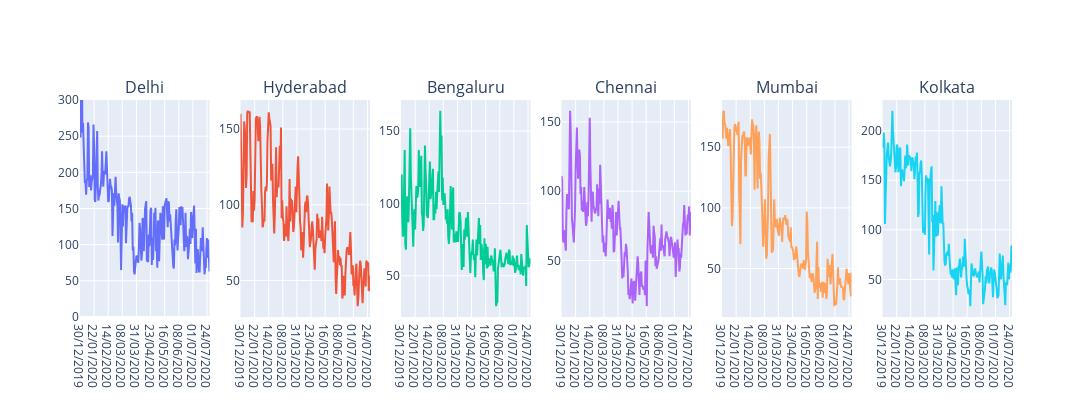

This figure's notebook cell:
### Markdown cell above
Lets generate PM 2.5 for all cities

### Code cell
city=['Delhi','Hyderabad','Bengaluru','Chennai','Mumbai','Kolkata']
p=[1,1,1,2,2,2]
h=[1,2,3,1,2,3]
fig = make_subplots(
rows=1, cols=6,
subplot_titles=("Delhi", "Hyderabad", "Bengaluru", "Chennai",'Mumbai','Kolkata'))
for l,i in enumerate(city):
    dff=df1[df1['City'].isin([i])]
    fig.add_trace(go.Scatter(x=dff['Date'], y=dff['median']),row=1, col=l+1)
fig.update_layout(height=400, width=2000,showlegend=False)
fig.update_layout(yaxis=dict(range=[0,300]))
fig.show()
fig.write_image(f'images/pm2.5_all_cities.png')

### Figure 1 — Plotly figure (JSON) as saved in the notebook; plotly's stock layout.template omitted (floating-point values rounded to 4 significant figures; data arrays with more than 128 entries replaced by an {"elided": "..."} marker saying what was removed)
{"data": [{"type": "scatter", "x": {"elided": "212 str values"}, "xaxis": "x", "y": {"elided": "212 int values"}, "yaxis": "y"}, {"type": "scatter", "x": {"elided": "212 str values"}, "xaxis": "x2", "y": {"elided": "212 int values"}, "yaxis": "y2"}, {"type": "scatter", "x": {"elided": "212 str values"}, "xaxis": "x3", "y": {"elided": "212 int values"}, "yaxis": "y3"}, {"type": "scatter", "x": {"elided": "212 str values"}, "xaxis": "x4", "y": {"elided": "212 int values"}, "yaxis": "y4"}, {"type": "scatter", "x": {"elided": "212 str values"}, "xaxis": "x5", "y": {"elided": "212 int values"}, "yaxis": "y5"}, {"type": "scatter", "x": {"elided": "212 str values"}, "xaxis": "x6", "y": {"elided": "212 int values"}, "yaxis": "y6"}], "layout": {"annotations": [{"font": {"size": 16}, "showarrow": false, "text": "Delhi", "x": 0.06944, "xanchor": "center", "xref": "paper", "y": 1, "yanchor": "bottom", "yref": "paper"}, {"font": {"size": 16}, "showarrow": false, "text": "Hyderabad", "x": 0.2417, "xanchor": "center", "xref": "paper", "y": 1, "yanchor": "bottom", "yref": "paper"}, {"font": {"size": 16}, "showarrow": false, "text": "Bengaluru", "x": 0.4139, "xanchor": "center", "xref": "paper", "y": 1, "yanchor": "bottom", "yref": "paper"}, {"font": {"size": 16}, "showarrow": false, "text": "Chennai", "x": 0.5861, "xanchor": "center", "xref": "paper", "y": 1, "yanchor": "bottom", "yref": "paper"}, {"font": {"size": 16}, "showarrow": false, "text": "Mumbai", "x": 0.7583, "xanchor": "center", "xref": "paper", "y": 1, "yanchor": "bottom", "yref": "paper"}, {"font": {"size": 16}, "showarrow": false, "text": "Kolkata", "x": 0.9306, "xanchor": "center", "xref": "paper", "y": 1, "yanchor": "bottom", "yref": "paper"}], "height": 400, "showlegend": false, "width": 2000, "xaxis": {"anchor": "y", "autorange": true, "domain": [0, 0.1389], "range": [0, 211], "type": "category"}, "xaxis2": {"anchor": "y2", "autorange": true, "domain": [0.1722, 0.3111], "range": [0, 211], "type": "category"}, "xaxis3": {"anchor": "y3", "autorange": true, "domain": [0.3444, 0.4833], "range": [0, 211], "type": "category"}, "xaxis4": {"anchor": "y4", "autorange": true, "domain": [0.5167, 0.6556], "range": [0, 211], "type": "category"}, "xaxis5": {"anchor": "y5", "autorange": true, "domain": [0.6889, 0.8278], "range": [0, 211], "type": "category"}, "xaxis6": {"anchor": "y6", "autorange": true, "domain": [0.8611, 1], "range": [0, 211], "type": "category"}, "yaxis": {"anchor": "x", "domain": [0, 1], "range": [0, 300], "type": "linear"}, "yaxis2": {"anchor": "x2", "autorange": true, "domain": [0, 1], "range": [25.83, 169.2], "type": "linear"}, "yaxis3": {"anchor": "x3", "autorange": true, "domain": [0, 1], "range": [21.5, 171.5], "type": "linear"}, "yaxis4": {"anchor": "x4", "autorange": true, "domain": [0, 1], "range": [9.167, 165.8], "type": "linear"}, "yaxis5": {"anchor": "x5", "autorange": true, "domain": [0, 1], "range": [10.06, 188.9], "type": "linear"}, "yaxis6": {"anchor": "x6", "autorange": true, "domain": [0, 1], "range": [12.06, 230.9], "type": "linear"}}}
